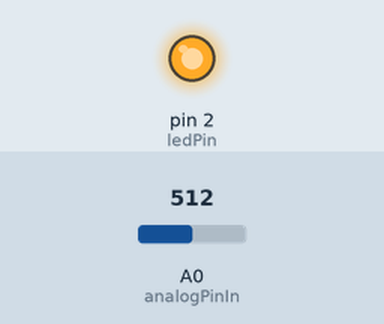
Bench run of a sketch on a simulated Arduino Uno, built with avr-gcc and run on an emulated ATmega328P. Parts: output pins drawn as LEDs (lit = HIGH). The test bench sets the inputs (shaded band); at power-on: A0 (analogPinIn) = 512.

Above: at 3.3 s.
3.4 s: A0 (analogPinIn) set to 488
At 6.3 s:
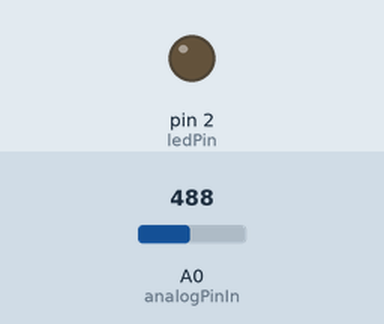
6.7 s: A0 (analogPinIn) set to 510
At 7.6 s:
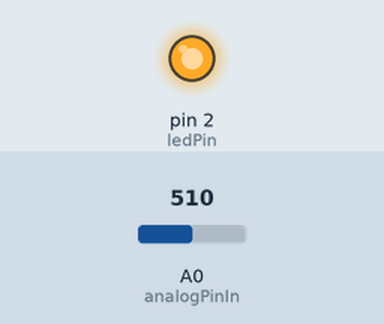
10.0 s: A0 (analogPinIn) set to 490
At 12.6 s:
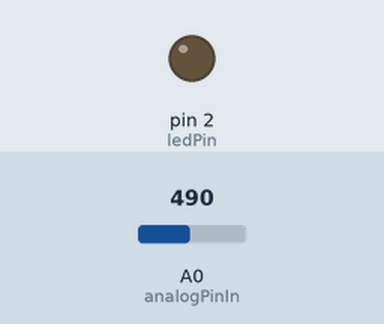
Timing chart, 0 to 14.1 s (numbered marks = the images above; inputs shaded):
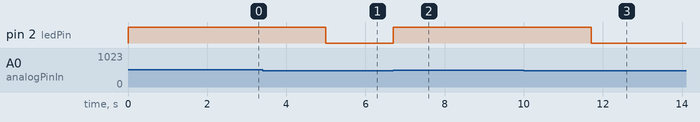

Measured:
- the behaviour switches between 501 and 500 on A0 (analogPinIn) (found by bisection; images 0 and 1)
- after the input at 3.4 s, pin 2 (ledPin): HIGH → LOW after 1.6 s
- after the input at 6.7 s, pin 2 (ledPin): LOW → HIGH at once
- after the input at 10.0 s, pin 2 (ledPin): HIGH → LOW after 1.7 s

The sketch:

PIR_with_led.ino
```cpp
const int ledPin = 2;      // The LED is plugged on pin 10
const int analogPinIn = A0; // PIR sensor plugged in analog in = pin0

void setup() {
  pinMode(ledPin, OUTPUT);   // Just saying this is an output
  digitalWrite(ledPin, LOW); // Set to off the LED
  digitalWrite(LED_BUILTIN, LOW);
}

void loop() {
  int sensorValue = analogRead(analogPinIn);
  if (sensorValue > 500) {
    digitalWrite(ledPin, HIGH);
    delay(2500);
  }
  else {
  digitalWrite(ledPin, LOW);
  }
}
```
